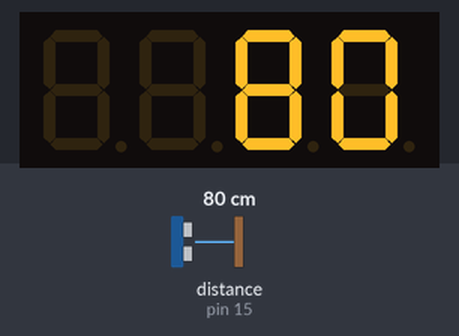
A sketch run on a simulated Arduino Uno, built with avr-gcc and run on an emulated ATmega328P. Parts: 4-digit seven-segment display. The inputs (shaded band) are chosen by the test bench; at power-on: distance to the obstacle (sensor on pin 15) 80 cm. The echo pulse lasts 58.3 µs per cm.

Above: at 2.2 s.
2.3 s: distance to the obstacle (sensor on pin 15) set to 2 cm
At 3.7 s:
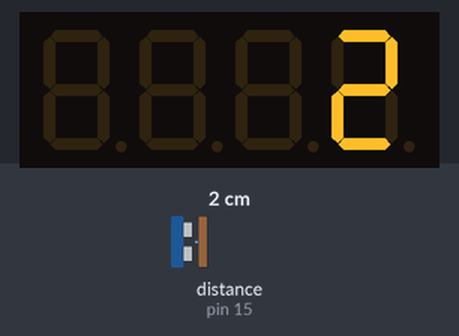
4.0 s: distance to the obstacle (sensor on pin 15) set to 4 cm
At 4.9 s:
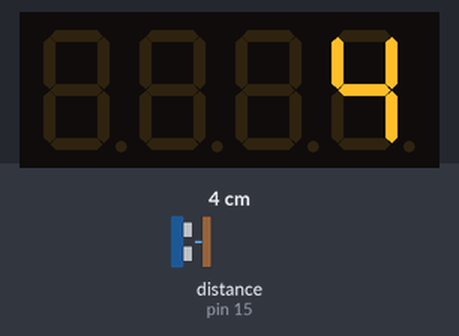
5.7 s: distance to the obstacle (sensor on pin 15) set to 9 cm
At 6.6 s:
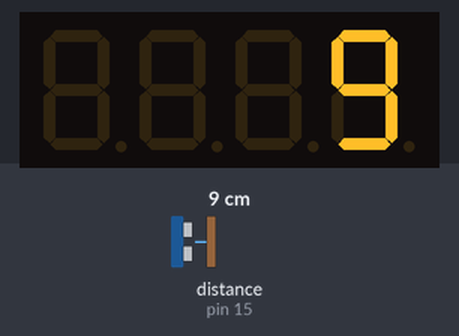
Timing chart, 0 to 8.7 s (numbered marks = the images above; inputs shaded):
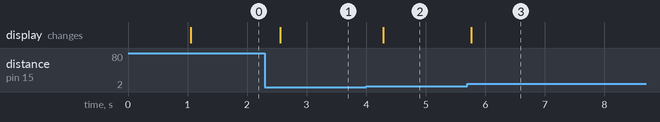

The sketch:

Arduino_Rangefinder.ino
```cpp
/*
Arduino Sketch for rangefinding and displaying to a 7segment.

Library for SR04: from Elegoo SR04 kit https://www.elegoo.com/
Library for TM1637: from Avishay Orpaz https://github.com/avishorp/TM1637
*/


#include "SR04.h"
#define TRIG_PIN 15
#define ECHO_PIN 14
#include <TM1637Display.h>

#define CLK SCL
#define DIO SDA

SR04 sr04 = SR04(ECHO_PIN,TRIG_PIN);
long a;
TM1637Display display(CLK, DIO);

void setup() {
   delay(1000);
}

void loop() {
  display.setBrightness(15);
   a=sr04.Distance();
   if (a>400) a=0; //If distance over 4m, show as "0"
   display.showNumberDec(a, false); // Expect: ___0
   delay(200); //200ms delay
}
```

Measured:
- after the input at 2.3 s, the display: changes after 0.26 s (image 1)
- after the input at 4.0 s, the display: changes after 0.28 s (image 2)
- after the input at 5.7 s, the display: changes after 0.07 s (image 3)
